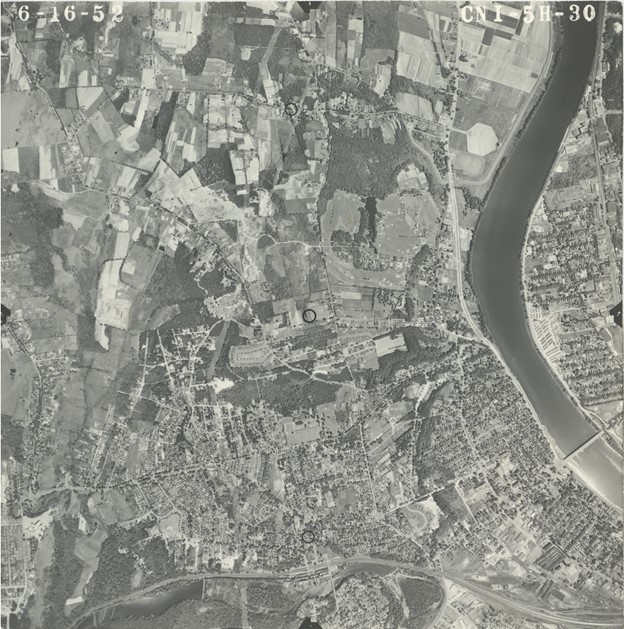
#> input picture Tests/Images/River_Mac.jpg, 624 x 629 px
$ python HistEq_test.py   (older library calls are emulated)
#> lines starting #> are read from the running program, lines starting #| are printed output that depends on the picture
import cv2
import matplotlib.pyplot as plt
from skimage import exposure

# load the image
mac = cv2.imread('Images/River_Mac.jpg')
#> mac is the input picture: shape (629, 624, 3); mean B, G, R 137.4, 144.3, 142.7
mod = cv2.imread('Images/River_Mod.jpg')
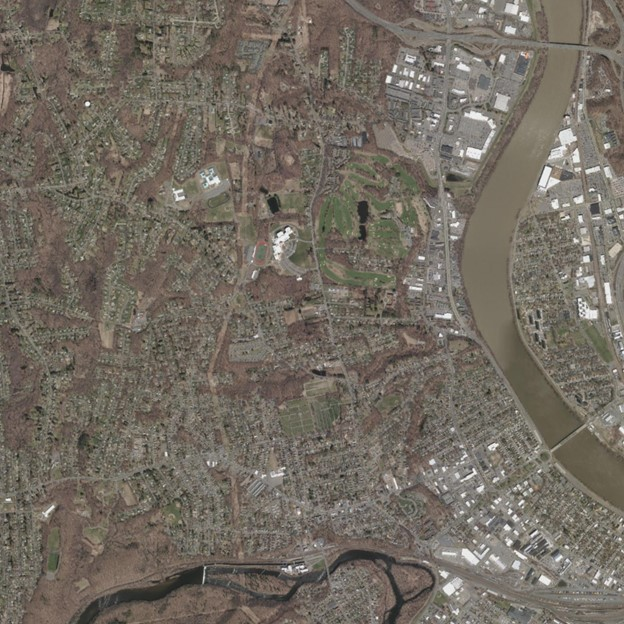
#> input picture Tests/Images/River_Mod.jpg, 624 x 624 px
#> mod is the input picture: shape (624, 624, 3); mean B, G, R 97.7, 107.8, 114.9

# histogram matching
multi = True if mod.shape[-1] > 1 else False
#> multi = True
matchedMod = exposure.match_histograms(mod, mac, multichannel=multi)
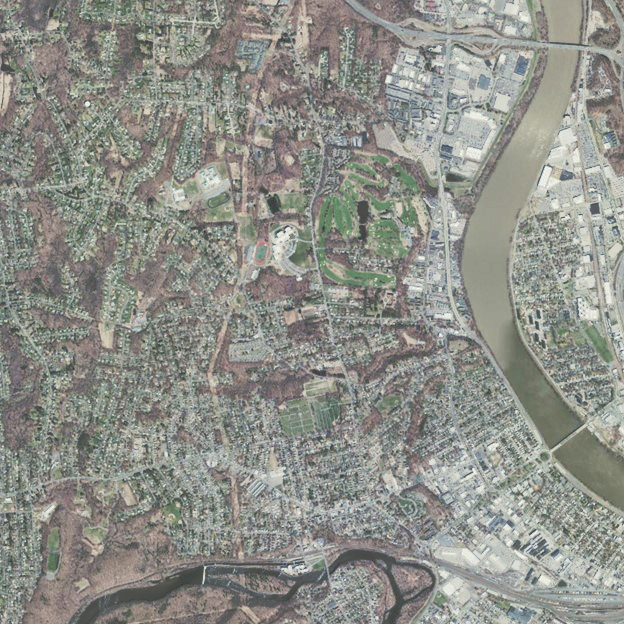
#> matchedMod: shape (624, 624, 3); mean B, G, R 137.1, 144, 142.5

# convert to grayscale
grayMac = cv2.cvtColor(mac, cv2.COLOR_BGR2GRAY)
grayMod = cv2.cvtColor(matchedMod, cv2.COLOR_BGR2GRAY)

# plot the images
plt.subplot(121), plt.imshow(grayMac, cmap='gray')
plt.title('Gray MacConnell Image'), plt.xticks([]), plt.yticks([])
plt.subplot(122), plt.imshow(grayMod, cmap='gray')
plt.title('Histogram Matched Modern Image'), plt.xticks([]), plt.yticks([])
plt.show()
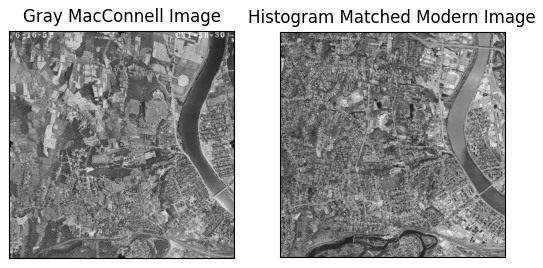
#> figure drawn by matplotlib, 2 panels
